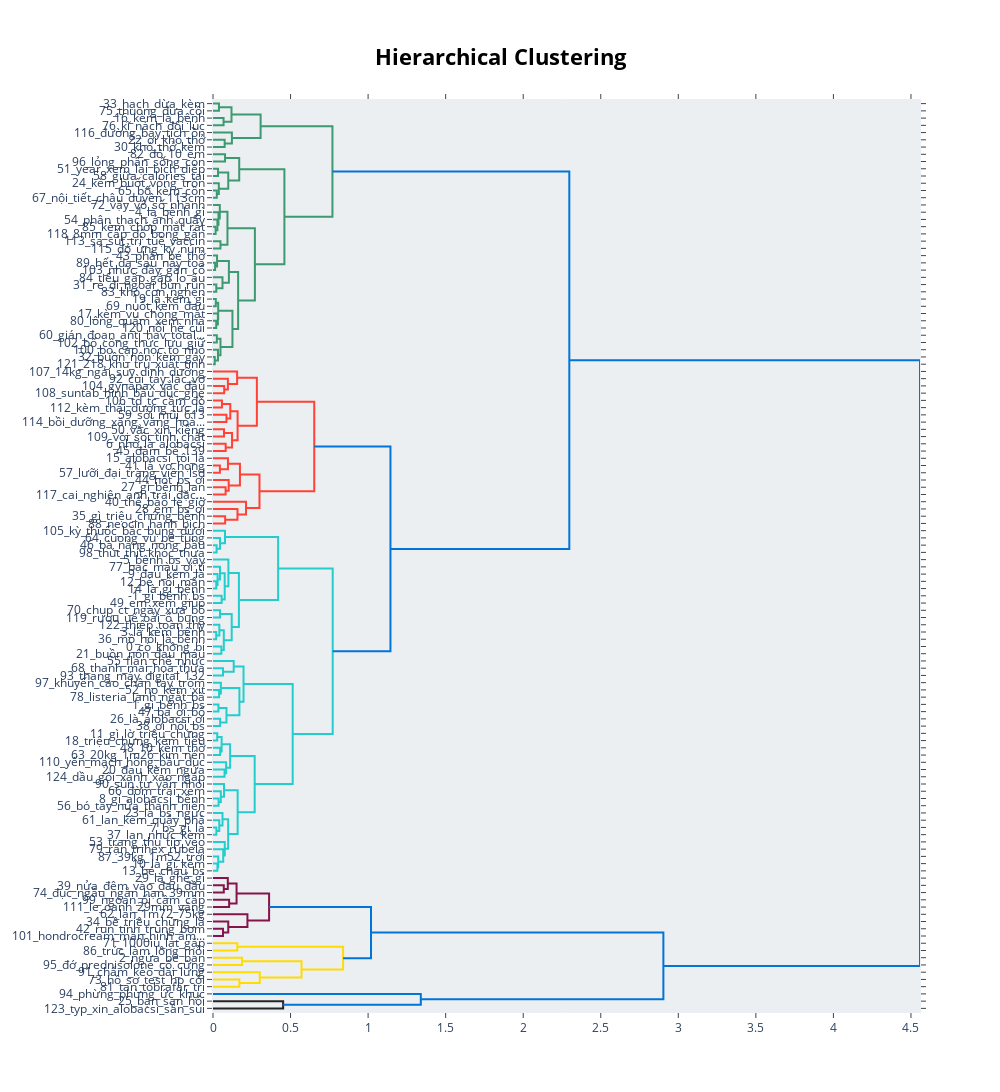

The notebook cell this image was saved under:
### Code cell
topic_model.visualize_hierarchy()

### Figure 1 — Plotly figure (JSON) as saved in the notebook; plotly's stock layout.template omitted (floating-point values rounded to 4 significant figures)
{"data": [{"hoverinfo": "text", "marker": {"color": "rgb(61,153,112)"}, "mode": "lines", "type": "scatter", "x": [0, 0.0385, 0.0385, 0], "xaxis": "x", "y": [-5, -5, -15, -15], "yaxis": "y"}, {"hoverinfo": "text", "marker": {"color": "rgb(61,153,112)"}, "mode": "lines", "type": "scatter", "x": [0, 0.06815, 0.06815, 0], "xaxis": "x", "y": [-25, -25, -35, -35], "yaxis": "y"}, {"hoverinfo": "text", "marker": {"color": "rgb(61,153,112)"}, "mode": "lines", "type": "scatter", "x": [0.0385, 0.1193, 0.1193, 0.06815], "xaxis": "x", "y": [-10, -10, -30, -30], "yaxis": "y"}, {"hoverinfo": "text", "marker": {"color": "rgb(61,153,112)"}, "mode": "lines", "type": "scatter", "x": [0, 0.07517, 0.07517, 0], "xaxis": "x", "y": [-55, -55, -65, -65], "yaxis": "y"}, {"hoverinfo": "text", "marker": {"color": "rgb(61,153,112)"}, "mode": "lines", "type": "scatter", "x": [0, 0.1218, 0.1218, 0.07517], "xaxis": "x", "y": [-45, -45, -60, -60], "yaxis": "y"}, {"hoverinfo": "text", "marker": {"color": "rgb(61,153,112)"}, "mode": "lines", "type": "scatter", "x": [0.1193, 0.307, 0.307, 0.1218], "xaxis": "x", "y": [-20, -20, -52.5, -52.5], "yaxis": "y"}, {"hoverinfo": "text", "marker": {"color": "rgb(61,153,112)"}, "mode": "lines", "type": "scatter", "x": [0, 0.07771, 0.07771, 0], "xaxis": "x", "y": [-75, -75, -85, -85], "yaxis": "y"}, {"hoverinfo": "text", "marker": {"color": "rgb(61,153,112)"}, "mode": "lines", "type": "scatter", "x": [0, 0.0325, 0.0325, 0], "xaxis": "x", "y": [-95, -95, -105, -105], "yaxis": "y"}, {"hoverinfo": "text", "marker": {"color": "rgb(61,153,112)"}, "mode": "lines", "type": "scatter", "x": [0, 0.0246, 0.0246, 0], "xaxis": "x", "y": [-125, -125, -135, -135], "yaxis": "y"}, {"hoverinfo": "text", "marker": {"color": "rgb(61,153,112)"}, "mode": "lines", "type": "scatter", "x": [0, 0.03752, 0.03752, 0.0246], "xaxis": "x", "y": [-115, -115, -130, -130], "yaxis": "y"}, {"hoverinfo": "text", "marker": {"color": "rgb(61,153,112)"}, "mode": "lines", "type": "scatter", "x": [0.0325, 0.09829, 0.09829, 0.03752], "xaxis": "x", "y": [-100, -100, -122.5, -122.5], "yaxis": "y"}, {"hoverinfo": "text", "marker": {"color": "rgb(61,153,112)"}, "mode": "lines", "type": "scatter", "x": [0.07771, 0.169, 0.169, 0.09829], "xaxis": "x", "y": [-80, -80, -111.2, -111.2], "yaxis": "y"}, {"hoverinfo": "text", "marker": {"color": "rgb(61,153,112)"}, "mode": "lines", "type": "scatter", "x": [0, 0.0168, 0.0168, 0], "xaxis": "x", "y": [-175, -175, -185, -185], "yaxis": "y"}, {"hoverinfo": "text", "marker": {"color": "rgb(61,153,112)"}, "mode": "lines", "type": "scatter", "x": [0, 0.0283, 0.0283, 0.0168], "xaxis": "x", "y": [-165, -165, -180, -180], "yaxis": "y"}, {"hoverinfo": "text", "marker": {"color": "rgb(61,153,112)"}, "mode": "lines", "type": "scatter", "x": [0, 0.03529, 0.03529, 0.0283], "xaxis": "x", "y": [-155, -155, -172.5, -172.5], "yaxis": "y"}, {"hoverinfo": "text", "marker": {"color": "rgb(61,153,112)"}, "mode": "lines", "type": "scatter", "x": [0, 0.04378, 0.04378, 0.03529], "xaxis": "x", "y": [-145, -145, -163.8, -163.8], "yaxis": "y"}, {"hoverinfo": "text", "marker": {"color": "rgb(61,153,112)"}, "mode": "lines", "type": "scatter", "x": [0, 0.04825, 0.04825, 0], "xaxis": "x", "y": [-195, -195, -205, -205], "yaxis": "y"}, {"hoverinfo": "text", "marker": {"color": "rgb(61,153,112)"}, "mode": "lines", "type": "scatter", "x": [0.04378, 0.09322, 0.09322, 0.04825], "xaxis": "x", "y": [-154.4, -154.4, -200, -200], "yaxis": "y"}, {"hoverinfo": "text", "marker": {"color": "rgb(61,153,112)"}, "mode": "lines", "type": "scatter", "x": [0, 0.01376, 0.01376, 0], "xaxis": "x", "y": [-225, -225, -235, -235], "yaxis": "y"}, {"hoverinfo": "text", "marker": {"color": "rgb(61,153,112)"}, "mode": "lines", "type": "scatter", "x": [0, 0.02618, 0.02618, 0.01376], "xaxis": "x", "y": [-215, -215, -230, -230], "yaxis": "y"}, {"hoverinfo": "text", "marker": {"color": "rgb(61,153,112)"}, "mode": "lines", "type": "scatter", "x": [0, 0.02126, 0.02126, 0], "xaxis": "x", "y": [-255, -255, -265, -265], "yaxis": "y"}, {"hoverinfo": "text", "marker": {"color": "rgb(61,153,112)"}, "mode": "lines", "type": "scatter", "x": [0, 0.06118, 0.06118, 0.02126], "xaxis": "x", "y": [-245, -245, -260, -260], "yaxis": "y"}, {"hoverinfo": "text", "marker": {"color": "rgb(61,153,112)"}, "mode": "lines", "type": "scatter", "x": [0.02618, 0.1024, 0.1024, 0.06118], "xaxis": "x", "y": [-222.5, -222.5, -252.5, -252.5], "yaxis": "y"}, {"hoverinfo": "text", "marker": {"color": "rgb(61,153,112)"}, "mode": "lines", "type": "scatter", "x": [0, 0.01817, 0.01817, 0], "xaxis": "x", "y": [-275, -275, -285, -285], "yaxis": "y"}, {"hoverinfo": "text", "marker": {"color": "rgb(61,153,112)"}, "mode": "lines", "type": "scatter", "x": [0, 0.02082, 0.02082, 0], "xaxis": "x", "y": [-305, -305, -315, -315], "yaxis": "y"}, {"hoverinfo": "text", "marker": {"color": "rgb(61,153,112)"}, "mode": "lines", "type": "scatter", "x": [0, 0.03138, 0.03138, 0.02082], "xaxis": "x", "y": [-295, -295, -310, -310], "yaxis": "y"}, {"hoverinfo": "text", "marker": {"color": "rgb(61,153,112)"}, "mode": "lines", "type": "scatter", "x": [0.01817, 0.03354, 0.03354, 0.03138], "xaxis": "x", "y": [-280, -280, -302.5, -302.5], "yaxis": "y"}, {"hoverinfo": "text", "marker": {"color": "rgb(61,153,112)"}, "mode": "lines", "type": "scatter", "x": [0, 0.02476, 0.02476, 0], "xaxis": "x", "y": [-325, -325, -335, -335], "yaxis": "y"}, {"hoverinfo": "text", "marker": {"color": "rgb(61,153,112)"}, "mode": "lines", "type": "scatter", "x": [0, 0.0112, 0.0112, 0], "xaxis": "x", "y": [-355, -355, -365, -365], "yaxis": "y"}, {"hoverinfo": "text", "marker": {"color": "rgb(61,153,112)"}, "mode": "lines", "type": "scatter", "x": [0, 0.03202, 0.03202, 0.0112], "xaxis": "x", "y": [-345, -345, -360, -360], "yaxis": "y"}, {"hoverinfo": "text", "marker": {"color": "rgb(61,153,112)"}, "mode": "lines", "type": "scatter", "x": [0.02476, 0.04828, 0.04828, 0.03202], "xaxis": "x", "y": [-330, -330, -352.5, -352.5], "yaxis": "y"}, {"hoverinfo": "text", "marker": {"color": "rgb(61,153,112)"}, "mode": "lines", "type": "scatter", "x": [0.03354, 0.1253, 0.1253, 0.04828], "xaxis": "x", "y": [-291.2, -291.2, -341.2, -341.2], "yaxis": "y"}, {"hoverinfo": "text", "marker": {"color": "rgb(61,153,112)"}, "mode": "lines", "type": "scatter", "x": [0.1024, 0.1621, 0.1621, 0.1253], "xaxis": "x", "y": [-237.5, -237.5, -316.2, -316.2], "yaxis": "y"}, {"hoverinfo": "text", "marker": {"color": "rgb(61,153,112)"}, "mode": "lines", "type": "scatter", "x": [0.09322, 0.2701, 0.2701, 0.1621], "xaxis": "x", "y": [-177.2, -177.2, -276.9, -276.9], "yaxis": "y"}, {"hoverinfo": "text", "marker": {"color": "rgb(61,153,112)"}, "mode": "lines", "type": "scatter", "x": [0.169, 0.4603, 0.4603, 0.2701], "xaxis": "x", "y": [-95.62, -95.62, -227.0, -227.0], "yaxis": "y"}, {"hoverinfo": "text", "marker": {"color": "rgb(61,153,112)"}, "mode": "lines", "type": "scatter", "x": [0.307, 0.77, 0.77, 0.4603], "xaxis": "x", "y": [-36.25, -36.25, -161.3, -161.3], "yaxis": "y"}, {"hoverinfo": "text", "marker": {"color": "rgb(255,65,54)"}, "mode": "lines", "type": "scatter", "x": [0, 0.07225, 0.07225, 0], "xaxis": "x", "y": [-395, -395, -405, -405], "yaxis": "y"}, {"hoverinfo": "text", "marker": {"color": "rgb(255,65,54)"}, "mode": "lines", "type": "scatter", "x": [0, 0.09595, 0.09595, 0.07225], "xaxis": "x", "y": [-385, -385, -400, -400], "yaxis": "y"}, {"hoverinfo": "text", "marker": {"color": "rgb(255,65,54)"}, "mode": "lines", "type": "scatter", "x": [0, 0.1556, 0.1556, 0.09595], "xaxis": "x", "y": [-375, -375, -392.5, -392.5], "yaxis": "y"}, {"hoverinfo": "text", "marker": {"color": "rgb(255,65,54)"}, "mode": "lines", "type": "scatter", "x": [0, 0.05779, 0.05779, 0], "xaxis": "x", "y": [-415, -415, -425, -425], "yaxis": "y"}, {"hoverinfo": "text", "marker": {"color": "rgb(255,65,54)"}, "mode": "lines", "type": "scatter", "x": [0, 0.08675, 0.08675, 0], "xaxis": "x", "y": [-435, -435, -445, -445], "yaxis": "y"}, {"hoverinfo": "text", "marker": {"color": "rgb(255,65,54)"}, "mode": "lines", "type": "scatter", "x": [0.05779, 0.1114, 0.1114, 0.08675], "xaxis": "x", "y": [-420, -420, -440, -440], "yaxis": "y"}, {"hoverinfo": "text", "marker": {"color": "rgb(255,65,54)"}, "mode": "lines", "type": "scatter", "x": [0, 0.07086, 0.07086, 0], "xaxis": "x", "y": [-455, -455, -465, -465], "yaxis": "y"}, {"hoverinfo": "text", "marker": {"color": "rgb(255,65,54)"}, "mode": "lines", "type": "scatter", "x": [0, 0.0817, 0.0817, 0], "xaxis": "x", "y": [-475, -475, -485, -485], "yaxis": "y"}, {"hoverinfo": "text", "marker": {"color": "rgb(255,65,54)"}, "mode": "lines", "type": "scatter", "x": [0.07086, 0.1227, 0.1227, 0.0817], "xaxis": "x", "y": [-460, -460, -480, -480], "yaxis": "y"}, {"hoverinfo": "text", "marker": {"color": "rgb(255,65,54)"}, "mode": "lines", "type": "scatter", "x": [0.1114, 0.1586, 0.1586, 0.1227], "xaxis": "x", "y": [-430, -430, -470, -470], "yaxis": "y"}, {"hoverinfo": "text", "marker": {"color": "rgb(255,65,54)"}, "mode": "lines", "type": "scatter", "x": [0.1556, 0.2829, 0.2829, 0.1586], "xaxis": "x", "y": [-383.8, -383.8, -450, -450], "yaxis": "y"}, {"hoverinfo": "text", "marker": {"color": "rgb(255,65,54)"}, "mode": "lines", "type": "scatter", "x": [0, 0.04463, 0.04463, 0], "xaxis": "x", "y": [-505, -505, -515, -515], "yaxis": "y"}, {"hoverinfo": "text", "marker": {"color": "rgb(255,65,54)"}, "mode": "lines", "type": "scatter", "x": [0, 0.09641, 0.09641, 0.04463], "xaxis": "x", "y": [-495, -495, -510, -510], "yaxis": "y"}, {"hoverinfo": "text", "marker": {"color": "rgb(255,65,54)"}, "mode": "lines", "type": "scatter", "x": [0, 0.08129, 0.08129, 0], "xaxis": "x", "y": [-535, -535, -545, -545], "yaxis": "y"}, {"hoverinfo": "text", "marker": {"color": "rgb(255,65,54)"}, "mode": "lines", "type": "scatter", "x": [0, 0.1011, 0.1011, 0.08129], "xaxis": "x", "y": [-525, -525, -540, -540], "yaxis": "y"}, {"hoverinfo": "text", "marker": {"color": "rgb(255,65,54)"}, "mode": "lines", "type": "scatter", "x": [0.09641, 0.1737, 0.1737, 0.1011], "xaxis": "x", "y": [-502.5, -502.5, -532.5, -532.5], "yaxis": "y"}, {"hoverinfo": "text", "marker": {"color": "rgb(255,65,54)"}, "mode": "lines", "type": "scatter", "x": [0, 0.07837, 0.07837, 0], "xaxis": "x", "y": [-575, -575, -585, -585], "yaxis": "y"}, {"hoverinfo": "text", "marker": {"color": "rgb(255,65,54)"}, "mode": "lines", "type": "scatter", "x": [0, 0.1578, 0.1578, 0.07837], "xaxis": "x", "y": [-565, -565, -580, -580], "yaxis": "y"}, {"hoverinfo": "text", "marker": {"color": "rgb(255,65,54)"}, "mode": "lines", "type": "scatter", "x": [0, 0.213, 0.213, 0.1578], "xaxis": "x", "y": [-555, -555, -572.5, -572.5], "yaxis": "y"}, {"hoverinfo": "text", "marker": {"color": "rgb(255,65,54)"}, "mode": "lines", "type": "scatter", "x": [0.1737, 0.2996, 0.2996, 0.213], "xaxis": "x", "y": [-517.5, -517.5, -563.8, -563.8], "yaxis": "y"}, {"hoverinfo": "text", "marker": {"color": "rgb(255,65,54)"}, "mode": "lines", "type": "scatter", "x": [0.2829, 0.6528, 0.6528, 0.2996], "xaxis": "x", "y": [-416.9, -416.9, -540.6, -540.6], "yaxis": "y"}, {"hoverinfo": "text", "marker": {"color": "rgb(35,205,205)"}, "mode": "lines", "type": "scatter", "x": [0, 0.02323, 0.02323, 0], "xaxis": "x", "y": [-615, -615, -625, -625], "yaxis": "y"}, {"hoverinfo": "text", "marker": {"color": "rgb(35,205,205)"}, "mode": "lines", "type": "scatter", "x": [0, 0.04511, 0.04511, 0.02323], "xaxis": "x", "y": [-605, -605, -620, -620], "yaxis": "y"}, {"hoverinfo": "text", "marker": {"color": "rgb(35,205,205)"}, "mode": "lines", "type": "scatter", "x": [0, 0.07722, 0.07722, 0.04511], "xaxis": "x", "y": [-595, -595, -612.5, -612.5], "yaxis": "y"}, {"hoverinfo": "text", "marker": {"color": "rgb(35,205,205)"}, "mode": "lines", "type": "scatter", "x": [0, 0.02108, 0.02108, 0], "xaxis": "x", "y": [-665, -665, -675, -675], "yaxis": "y"}, {"hoverinfo": "text", "marker": {"color": "rgb(35,205,205)"}, "mode": "lines", "type": "scatter", "x": [0, 0.02941, 0.02941, 0.02108], "xaxis": "x", "y": [-655, -655, -670, -670], "yaxis": "y"}, {"hoverinfo": "text", "marker": {"color": "rgb(35,205,205)"}, "mode": "lines", "type": "scatter", "x": [0, 0.04503, 0.04503, 0.02941], "xaxis": "x", "y": [-645, -645, -662.5, -662.5], "yaxis": "y"}, {"hoverinfo": "text", "marker": {"color": "rgb(35,205,205)"}, "mode": "lines", "type": "scatter", "x": [0, 0.05564, 0.05564, 0], "xaxis": "x", "y": [-685, -685, -695, -695], "yaxis": "y"}, {"hoverinfo": "text", "marker": {"color": "rgb(35,205,205)"}, "mode": "lines", "type": "scatter", "x": [0.04503, 0.07537, 0.07537, 0.05564], "xaxis": "x", "y": [-653.8, -653.8, -690, -690], "yaxis": "y"}, {"hoverinfo": "text", "marker": {"color": "rgb(35,205,205)"}, "mode": "lines", "type": "scatter", "x": [0, 0.09935, 0.09935, 0.07537], "xaxis": "x", "y": [-635, -635, -671.9, -671.9], "yaxis": "y"}, {"hoverinfo": "text", "marker": {"color": "rgb(35,205,205)"}, "mode": "lines", "type": "scatter", "x": [0, 0.04543, 0.04543, 0], "xaxis": "x", "y": [-705, -705, -715, -715], "yaxis": "y"}, {"hoverinfo": "text", "marker": {"color": "rgb(35,205,205)"}, "mode": "lines", "type": "scatter", "x": [0, 0.02061, 0.02061, 0], "xaxis": "x", "y": [-735, -735, -745, -745], "yaxis": "y"}, {"hoverinfo": "text", "marker": {"color": "rgb(35,205,205)"}, "mode": "lines", "type": "scatter", "x": [0, 0.04089, 0.04089, 0.02061], "xaxis": "x", "y": [-725, -725, -740, -740], "yaxis": "y"}, {"hoverinfo": "text", "marker": {"color": "rgb(35,205,205)"}, "mode": "lines", "type": "scatter", "x": [0, 0.05394, 0.05394, 0], "xaxis": "x", "y": [-755, -755, -765, -765], "yaxis": "y"}, {"hoverinfo": "text", "marker": {"color": "rgb(35,205,205)"}, "mode": "lines", "type": "scatter", "x": [0.04089, 0.06963, 0.06963, 0.05394], "xaxis": "x", "y": [-732.5, -732.5, -760, -760], "yaxis": "y"}, {"hoverinfo": "text", "marker": {"color": "rgb(35,205,205)"}, "mode": "lines", "type": "scatter", "x": [0.04543, 0.1206, 0.1206, 0.06963], "xaxis": "x", "y": [-710, -710, -746.2, -746.2], "yaxis": "y"}, {"hoverinfo": "text", "marker": {"color": "rgb(35,205,205)"}, "mode": "lines", "type": "scatter", "x": [0.09935, 0.167, 0.167, 0.1206], "xaxis": "x", "y": [-653.4, -653.4, -728.1, -728.1], "yaxis": "y"}, {"hoverinfo": "text", "marker": {"color": "rgb(35,205,205)"}, "mode": "lines", "type": "scatter", "x": [0.07722, 0.42, 0.42, 0.167], "xaxis": "x", "y": [-603.8, -603.8, -690.8, -690.8], "yaxis": "y"}, {"hoverinfo": "text", "marker": {"color": "rgb(35,205,205)"}, "mode": "lines", "type": "scatter", "x": [0, 0.06452, 0.06452, 0], "xaxis": "x", "y": [-785, -785, -795, -795], "yaxis": "y"}, {"hoverinfo": "text", "marker": {"color": "rgb(35,205,205)"}, "mode": "lines", "type": "scatter", "x": [0, 0.1335, 0.1335, 0.06452], "xaxis": "x", "y": [-775, -775, -790, -790], "yaxis": "y"}, {"hoverinfo": "text", "marker": {"color": "rgb(35,205,205)"}, "mode": "lines", "type": "scatter", "x": [0, 0.03956, 0.03956, 0], "xaxis": "x", "y": [-815, -815, -825, -825], "yaxis": "y"}, {"hoverinfo": "text", "marker": {"color": "rgb(35,205,205)"}, "mode": "lines", "type": "scatter", "x": [0, 0.05069, 0.05069, 0.03956], "xaxis": "x", "y": [-805, -805, -820, -820], "yaxis": "y"}, {"hoverinfo": "text", "marker": {"color": "rgb(35,205,205)"}, "mode": "lines", "type": "scatter", "x": [0, 0.03515, 0.03515, 0], "xaxis": "x", "y": [-835, -835, -845, -845], "yaxis": "y"}, {"hoverinfo": "text", "marker": {"color": "rgb(35,205,205)"}, "mode": "lines", "type": "scatter", "x": [0, 0.04612, 0.04612, 0], "xaxis": "x", "y": [-855, -855, -865, -865], "yaxis": "y"}, {"hoverinfo": "text", "marker": {"color": "rgb(35,205,205)"}, "mode": "lines", "type": "scatter", "x": [0.03515, 0.08687, 0.08687, 0.04612], "xaxis": "x", "y": [-840, -840, -860, -860], "yaxis": "y"}, {"hoverinfo": "text", "marker": {"color": "rgb(35,205,205)"}, "mode": "lines", "type": "scatter", "x": [0.05069, 0.1702, 0.1702, 0.08687], "xaxis": "x", "y": [-812.5, -812.5, -850, -850], "yaxis": "y"}, {"hoverinfo": "text", "marker": {"color": "rgb(35,205,205)"}, "mode": "lines", "type": "scatter", "x": [0.1335, 0.1969, 0.1969, 0.1702], "xaxis": "x", "y": [-782.5, -782.5, -831.2, -831.2], "yaxis": "y"}, {"hoverinfo": "text", "marker": {"color": "rgb(35,205,205)"}, "mode": "lines", "type": "scatter", "x": [0, 0.02734, 0.02734, 0], "xaxis": "x", "y": [-875, -875, -885, -885], "yaxis": "y"}, {"hoverinfo": "text", "marker": {"color": "rgb(35,205,205)"}, "mode": "lines", "type": "scatter", "x": [0, 0.04632, 0.04632, 0], "xaxis": "x", "y": [-895, -895, -905, -905], "yaxis": "y"}, {"hoverinfo": "text", "marker": {"color": "rgb(35,205,205)"}, "mode": "lines", "type": "scatter", "x": [0.02734, 0.05562, 0.05562, 0.04632], "xaxis": "x", "y": [-880, -880, -900, -900], "yaxis": "y"}, {"hoverinfo": "text", "marker": {"color": "rgb(35,205,205)"}, "mode": "lines", "type": "scatter", "x": [0, 0.0743, 0.0743, 0], "xaxis": "x", "y": [-925, -925, -935, -935], "yaxis": "y"}, {"hoverinfo": "text", "marker": {"color": "rgb(35,205,205)"}, "mode": "lines", "type": "scatter", "x": [0, 0.08467, 0.08467, 0.0743], "xaxis": "x", "y": [-915, -915, -930, -930], "yaxis": "y"}, {"hoverinfo": "text", "marker": {"color": "rgb(35,205,205)"}, "mode": "lines", "type": "scatter", "x": [0.05562, 0.1103, 0.1103, 0.08467], "xaxis": "x", "y": [-890, -890, -922.5, -922.5], "yaxis": "y"}, {"hoverinfo": "text", "marker": {"color": "rgb(35,205,205)"}, "mode": "lines", "type": "scatter", "x": [0, 0.03601, 0.03601, 0], "xaxis": "x", "y": [-965, -965, -975, -975], "yaxis": "y"}, {"hoverinfo": "text", "marker": {"color": "rgb(35,205,205)"}, "mode": "lines", "type": "scatter", "x": [0, 0.05047, 0.05047, 0.03601], "xaxis": "x", "y": [-955, -955, -970, -970], "yaxis": "y"}, {"hoverinfo": "text", "marker": {"color": "rgb(35,205,205)"}, "mode": "lines", "type": "scatter", "x": [0, 0.07098, 0.07098, 0.05047], "xaxis": "x", "y": [-945, -945, -962.5, -962.5], "yaxis": "y"}, {"hoverinfo": "text", "marker": {"color": "rgb(35,205,205)"}, "mode": "lines", "type": "scatter", "x": [0, 0.02174, 0.02174, 0], "xaxis": "x", "y": [-1005, -1005, -1015, -1015], "yaxis": "y"}, {"hoverinfo": "text", "marker": {"color": "rgb(35,205,205)"}, "mode": "lines", "type": "scatter", "x": [0, 0.04042, 0.04042, 0.02174], "xaxis": "x", "y": [-995, -995, -1010, -1010], "yaxis": "y"}, {"hoverinfo": "text", "marker": {"color": "rgb(35,205,205)"}, "mode": "lines", "type": "scatter", "x": [0, 0.06127, 0.06127, 0.04042], "xaxis": "x", "y": [-985, -985, -1002.0, -1002.0], "yaxis": "y"}, {"hoverinfo": "text", "marker": {"color": "rgb(35,205,205)"}, "mode": "lines", "type": "scatter", "x": [0, 0.02859, 0.02859, 0], "xaxis": "x", "y": [-1055, -1055, -1065, -1065], "yaxis": "y"}, {"hoverinfo": "text", "marker": {"color": "rgb(35,205,205)"}, "mode": "lines", "type": "scatter", "x": [0, 0.03385, 0.03385, 0.02859], "xaxis": "x", "y": [-1045, -1045, -1060, -1060], "yaxis": "y"}, {"hoverinfo": "text", "marker": {"color": "rgb(35,205,205)"}, "mode": "lines", "type": "scatter", "x": [0, 0.06591, 0.06591, 0.03385], "xaxis": "x", "y": [-1035, -1035, -1052.0, -1052.0], "yaxis": "y"}, {"hoverinfo": "text", "marker": {"color": "rgb(35,205,205)"}, "mode": "lines", "type": "scatter", "x": [0, 0.0758, 0.0758, 0.06591], "xaxis": "x", "y": [-1025, -1025, -1044.0, -1044.0], "yaxis": "y"}, {"hoverinfo": "text", "marker": {"color": "rgb(35,205,205)"}, "mode": "lines", "type": "scatter", "x": [0.06127, 0.09773, 0.09773, 0.0758], "xaxis": "x", "y": [-993.8, -993.8, -1034.0, -1034.0], "yaxis": "y"}, {"hoverinfo": "text", "marker": {"color": "rgb(35,205,205)"}, "mode": "lines", "type": "scatter", "x": [0.07098, 0.1588, 0.1588, 0.09773], "xaxis": "x", "y": [-953.8, -953.8, -1014.0, -1014.0], "yaxis": "y"}, {"hoverinfo": "text", "marker": {"color": "rgb(35,205,205)"}, "mode": "lines", "type": "scatter", "x": [0.1103, 0.2687, 0.2687, 0.1588], "xaxis": "x", "y": [-906.2, -906.2, -983.9, -983.9], "yaxis": "y"}, {"hoverinfo": "text", "marker": {"color": "rgb(35,205,205)"}, "mode": "lines", "type": "scatter", "x": [0.1969, 0.5138, 0.5138, 0.2687], "xaxis": "x", "y": [-806.9, -806.9, -945.1, -945.1], "yaxis": "y"}, {"hoverinfo": "text", "marker": {"color": "rgb(35,205,205)"}, "mode": "lines", "type": "scatter", "x": [0.42, 0.7717, 0.7717, 0.5138], "xaxis": "x", "y": [-647.3, -647.3, -876.0, -876.0], "yaxis": "y"}, {"hoverinfo": "text", "marker": {"color": "rgb(0,116,217)"}, "mode": "lines", "type": "scatter", "x": [0.6528, 1.144, 1.144, 0.7717], "xaxis": "x", "y": [-478.8, -478.8, -761.6, -761.6], "yaxis": "y"}, {"hoverinfo": "text", "marker": {"color": "rgb(0,116,217)"}, "mode": "lines", "type": "scatter", "x": [0.77, 2.297, 2.297, 1.144], "xaxis": "x", "y": [-98.79, -98.79, -620.2, -620.2], "yaxis": "y"}, {"hoverinfo": "text", "marker": {"color": "rgb(133,20,75)"}, "mode": "lines", "type": "scatter", "x": [0, 0.06959, 0.06959, 0], "xaxis": "x", "y": [-1085, -1085, -1095, -1095], "yaxis": "y"}, {"hoverinfo": "text", "marker": {"color": "rgb(133,20,75)"}, "mode": "lines", "type": "scatter", "x": [0, 0.09542, 0.09542, 0.06959], "xaxis": "x", "y": [-1075, -1075, -1090, -1090], "yaxis": "y"}, {"hoverinfo": "text", "marker": {"color": "rgb(133,20,75)"}, "mode": "lines", "type": "scatter", "x": [0, 0.104, 0.104, 0], "xaxis": "x", "y": [-1105, -1105, -1115, -1115], "yaxis": "y"}, {"hoverinfo": "text", "marker": {"color": "rgb(133,20,75)"}, "mode": "lines", "type": "scatter", "x": [0.09542, 0.1519, 0.1519, 0.104], "xaxis": "x", "y": [-1082.0, -1082.0, -1110, -1110], "yaxis": "y"}, {"hoverinfo": "text", "marker": {"color": "rgb(133,20,75)"}, "mode": "lines", "type": "scatter", "x": [0, 0.06439, 0.06439, 0], "xaxis": "x", "y": [-1145, -1145, -1155, -1155], "yaxis": "y"}, {"hoverinfo": "text", "marker": {"color": "rgb(133,20,75)"}, "mode": "lines", "type": "scatter", "x": [0, 0.09847, 0.09847, 0.06439], "xaxis": "x", "y": [-1135, -1135, -1150, -1150], "yaxis": "y"}, {"hoverinfo": "text", "marker": {"color": "rgb(133,20,75)"}, "mode": "lines", "type": "scatter", "x": [0, 0.222, 0.222, 0.09847], "xaxis": "x", "y": [-1125, -1125, -1142.0, -1142.0], "yaxis": "y"}, {"hoverinfo": "text", "marker": {"color": "rgb(133,20,75)"}, "mode": "lines", "type": "scatter", "x": [0.1519, 0.3616, 0.3616, 0.222], "xaxis": "x", "y": [-1096.0, -1096.0, -1134.0, -1134.0], "yaxis": "y"}, {"hoverinfo": "text", "marker": {"color": "rgb(255,220,0)"}, "mode": "lines", "type": "scatter", "x": [0, 0.1567, 0.1567, 0], "xaxis": "x", "y": [-1165, -1165, -1175, -1175], "yaxis": "y"}, {"hoverinfo": "text", "marker": {"color": "rgb(255,220,0)"}, "mode": "lines", "type": "scatter", "x": [0, 0.1872, 0.1872, 0], "xaxis": "x", "y": [-1185, -1185, -1195, -1195], "yaxis": "y"}, {"hoverinfo": "text", "marker": {"color": "rgb(255,220,0)"}, "mode": "lines", "type": "scatter", "x": [0, 0.1702, 0.1702, 0], "xaxis": "x", "y": [-1215, -1215, -1225, -1225], "yaxis": "y"}, {"hoverinfo": "text", "marker": {"color": "rgb(255,220,0)"}, "mode": "lines", "type": "scatter", "x": [0, 0.3014, 0.3014, 0.1702], "xaxis": "x", "y": [-1205, -1205, -1220, -1220], "yaxis": "y"}, {"hoverinfo": "text", "marker": {"color": "rgb(255,220,0)"}, "mode": "lines", "type": "scatter", "x": [0.1872, 0.5707, 0.5707, 0.3014], "xaxis": "x", "y": [-1190, -1190, -1212.0, -1212.0], "yaxis": "y"}, {"hoverinfo": "text", "marker": {"color": "rgb(255,220,0)"}, "mode": "lines", "type": "scatter", "x": [0.1567, 0.8387, 0.8387, 0.5707], "xaxis": "x", "y": [-1170, -1170, -1201.0, -1201.0], "yaxis": "y"}, {"hoverinfo": "text", "marker": {"color": "rgb(0,116,217)"}, "mode": "lines", "type": "scatter", "x": [0.3616, 1.019, 1.019, 0.8387], "xaxis": "x", "y": [-1115, -1115, -1186.0, -1186.0], "yaxis": "y"}, {"hoverinfo": "text", "marker": {"color": "rgb(40,35,35)"}, "mode": "lines", "type": "scatter", "x": [0, 0.4523, 0.4523, 0], "xaxis": "x", "y": [-1245, -1245, -1255, -1255], "yaxis": "y"}, {"hoverinfo": "text", "marker": {"color": "rgb(0,116,217)"}, "mode": "lines", "type": "scatter", "x": [0, 1.34, 1.34, 0.4523], "xaxis": "x", "y": [-1235, -1235, -1250, -1250], "yaxis": "y"}, {"hoverinfo": "text", "marker": {"color": "rgb(0,116,217)"}, "mode": "lines", "type": "scatter", "x": [1.019, 2.904, 2.904, 1.34], "xaxis": "x", "y": [-1150.0, -1150.0, -1242.0, -1242.0], "yaxis": "y"}, {"hoverinfo": "text", "marker": {"color": "rgb(0,116,217)"}, "mode": "lines", "type": "scatter", "x": [2.297, 4.558, 4.558, 2.904], "xaxis": "x", "y": [-359.5, -359.5, -1196.0, -1196.0], "yaxis": "y"}], "layout": {"autosize": false, "height": 2090, "hoverlabel": {"bgcolor": "white", "font": {"family": "Rockwell", "size": 16}}, "hovermode": "closest", "plot_bgcolor": "#ECEFF1", "showlegend": false, "title": {"font": {"color": "Black", "size": 22}, "text": "<b>Hierarchical Clustering", "x": 0.5, "xanchor": "center", "yanchor": "top"}, "width": 1000, "xaxis": {"mirror": "allticks", "rangemode": "tozero", "showgrid": false, "showline": true, "showticklabels": true, "ticks": "outside", "type": "linear", "zeroline": false}, "yaxis": {"mirror": "allticks", "range": [-1260, 0], "rangemode": "tozero", "showgrid": false, "showline": true, "showticklabels": true, "tickmode": "array", "ticks": "outside", "ticktext": ["33_hạch_dừa_kèm", "75_thuong_đưa_cồi", "16_kèm_là_bệnh", "76_kĩ_nách_đôi_lúc", "116_đường_bay_tích_ồn", "22_ơi_khó_thở", "30_khó_thở_kèm", "82_đó_10_em", "96_lỏng_phân_sống_còn", "51_year_xem_lại_bích_diệp", "58_giữa_calories_tai", "24_kèm_buốt_vòng_tròn", "65_bố_kèm_cồn", "67_nội_tiết_châu_duyên_113cm", "72_vậy_vô_số_nhanh", "4_là_bệnh_gì", "54_phân_thạch_ánh_quấy", "85_kèm_chớp_mắt_rát", "118_8mm_cấp_độ_bong_gân", "113_sa_sút_trí_tuệ_vaccin", "115_đỏ_ửng_kỷ_núm", "43_phân_bé_thở", "89_hết_dạ_sau_này_toa", "103_nhức_đầy_gân_cổ", "84_tiểu_gấp_gáp_lo_âu", "31_rè_đi_ngoài_bủn_rủn", "83_khó_cơn_nghẹn", "19_là_kèm_gì", "69_nuốt_kèm_đau", "17_kèm_vú_chóng_mặt", "80_lông_quặm_xem_nhà", "120_nổi_hè_cúi", "60_gián_đoạn_anti_hav_total...", "102_bố_công_thức_lưu_giữ", "100_bọ_cạp_nọc_to_nhỏ", "32_buồn_nôn_kèm_gáy", "121_218_khu_trú_xuất_tinh", "107_14kg_ngải_suy_dinh_dưỡng", "92_cùi_tay_lác_vợ", "104_gynapax_vắc_đầu", "108_suntab_hình_bầu_dục_ghẹ", "106_td_tc_cầm_đồ", "112_kèm_thái_dương_tức_là", "59_sởi_mũi_613", "114_bồi_dưỡng_xăng_văng_hoà...", "50_vắc_xin_kiễng", "109_vòi_sôi_tính_chất", "6_nhờ_là_alobacsi", "45_đàm_bé_139", "15_alobacsi_tôi_là", "41_là_vợ_họng", "57_lưỡi_đại_tràng_viên_lsd", "44_hột_bs_ơi", "27_gì_bệnh_lan", "117_cai_nghiện_anh_trai_đặc...", "40_thế_bảo_lè_giờ", "28_em_bs_ơi", "35_gì_triệu_chứng_bệnh", "88_neocin_hanh_bịch", "105_kỳ_thuốc_bắc_bụng_dưới", "64_cuong_vu_bé_tùng", "46_bà_nắng_nóng_bầu", "98_thút_thít_khóc_thưa", "5_bệnh_bs_vậy", "77_bạc_màu_ơi_tí", "9_đau_kèm_là", "12_bé_nổi_mẩn", "14_là_gì_bệnh", "-1_gì_bệnh_bs", "49_em_xem_giúp", "70_chụp_ct_ngày_xưa_bồ", "119_rượu_uể_oải_ổ_bụng", "122_thiệp_toàn_thy", "3_là_kèm_bệnh", "36_mồ_hôi_là_bệnh", "0_có_không_bị", "21_buồn_nôn_đau_máu", "55_flan_chế_nhức", "68_thanh_mai_hoá_thừa", "93_thang_máy_digital_132", "97_khuyến_cáo_chân_tay_trộm", "52_ho_kèm_xịt", "78_listeria_lạnh_ngắt_bà", "1_gì_bệnh_bs", "47_ba_ơi_bố", "26_là_alobacsi_ơi", "38_ơi_nổi_bs", "11_gì_lờ_triệu_chứng", "18_triệu_chứng_kèm_tiểu", "48_10_kèm_thờ", "63_20kg_1m26_kìm_nén", "110_yến_mạch_hông_bầu_dục", "20_đau_kèm_ngứa", "124_dầu_gội_xanh_xao_ngáp", "90_sún_tư_vấn_nhói", "66_đờm_trái_xem", "8_gì_alobacsi_bệnh", "56_bó_tay_nửa_thanh_niên", "23_là_bs_ngực", "61_lan_kèm_quậy_phá", "7_bs_gì_là", "37_lan_nhức_kèm", "53_trang_thu_típ_vẹo", "79_rặn_trihex_rubela", "87_39kg_1m52_trời", "10_là_gì_kèm", "13_bé_cháu_bs", "29_là_ghẻ_gì", "39_nửa_đêm_vào_đau_đầu", "74_đục_ngầu_ngắn_hạn_39mm", "99_ngoan_ổi_cầm_cập", "111_le_oanh_29mm_váng", "62_lan_1m72_75kg", "34_bề_triệu_chứng_là", "42_run_tinh_trùng_bơm", "101_hondrocream_màn_hình_âm...", "71_1000iu_lạt_gặp", "86_trúc_làm_lông_mỗi", "2_ngứa_bé_bạn", "95_đớ_prednisolone_cổ_cứng", "91_chẩm_kéo_dài_lưng", "73_hồ_sơ_test_hp_cồi", "81_tan_tobrafar_trị", "94_phừng_phừng_ức_khục", "25_bạn_sạn_hỏi", "123_typ_xin_alobacsi_sần_sùi"], "tickvals": [-5, -15, -25, -35, -45, -55, -65, -75, -85, -95, -105, -115, -125, -135, -145, -155, -165, -175, -185, -195, -205, -215, -225, -235, -245, -255, -265, -275, -285, -295, -305, -315, -325, -335, -345, -355, -365, -375, -385, -395, -405, -415, -425, -435, -445, -455, -465, -475, -485, -495, -505, -515, -525, -535, -545, -555, -565, -575, -585, -595, -605, -615, -625, -635, -645, -655, -665, -675, -685, -695, -705, -715, -725, -735, -745, -755, -765, -775, -785, -795, -805, -815, -825, -835, -845, -855, -865, -875, -885, -895, -905, -915, -925, -935, -945, -955, -965, -975, -985, -995, -1005, -1015, -1025, -1035, -1045, -1055, -1065, -1075, -1085, -1095, -1105, -1115, -1125, -1135, -1145, -1155, -1165, -1175, -1185, -1195, -1205, -1215, -1225, -1235, -1245, -1255], "type": "linear", "zeroline": false}}}
